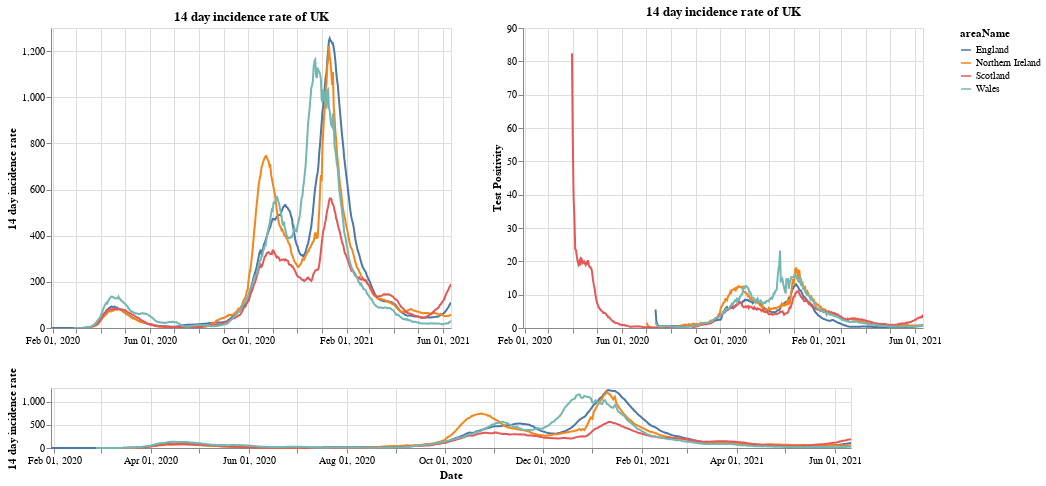

The notebook cell this image was saved under:
### Markdown cell above
# Plots

First a plot with each country in the UK. The top right shows the positivity rate for (which is the percentage of registered tests which were positive) while the top left is the 14 day incidence rate. The bottom chart can be used to select the timeframe (does not work on a mobile device).

### Code cell
#collapse
brush = alt.selection(type='interval', name='DateBrush',encodings=['x'],fields=['Time'])
leg_selection = alt.selection_multi(fields=['areaName'], bind='legend')

base = alt.Chart(uk_cases).mark_line().encode(
    x=alt.X("yearmonthdate(date):T", axis=alt.Axis(title='Date')),
    y=alt.Y("twoWeeklyCasesRate:Q", axis=alt.Axis(title='14 day incidence rate')),
    tooltip=['areaName', 'date','twoWeeklyCasesRate', 'testPositivity'],
    color='areaName',
    opacity=alt.condition(leg_selection, alt.value(2), alt.value(0.1))
).add_selection(leg_selection).properties(width=400)

upper = base.encode(alt.X('yearmonthdate(date):T', axis=alt.Axis(title=''),
                         scale=alt.Scale(domain=brush))
                   ).properties(title=f'14 day incidence rate of UK')
upper_right = upper.encode(alt.Y('testPositivity:Q', axis=alt.Axis(title='Test Positivity')))
lower = base.properties(height=60, width = 800).add_selection(brush)

(upper | upper_right) & lower

### Figure 1 — Vega-Lite specification as saved in the notebook (floating-point values rounded to 4 significant figures; data arrays with more than 128 entries replaced by an {"elided": "..."} marker saying what was removed)
{"config": {"view": {"continuousWidth": 400, "continuousHeight": 300}}, "vconcat": [{"hconcat": [{"mark": "line", "encoding": {"color": {"type": "nominal", "field": "areaName"}, "opacity": {"condition": {"value": 2, "selection": "selector001"}, "value": 0.1}, "tooltip": [{"type": "nominal", "field": "areaName"}, {"type": "temporal", "field": "date"}, {"type": "quantitative", "field": "twoWeeklyCasesRate"}, {"type": "quantitative", "field": "testPositivity"}], "x": {"type": "temporal", "axis": {"title": ""}, "field": "date", "scale": {"domain": {"selection": "DateBrush"}}, "timeUnit": "yearmonthdate"}, "y": {"type": "quantitative", "axis": {"title": "14 day incidence rate"}, "field": "twoWeeklyCasesRate"}}, "selection": {"selector001": {"type": "multi", "fields": ["areaName"], "bind": "legend"}}, "title": "14 day incidence rate of UK", "width": 400}, {"mark": "line", "encoding": {"color": {"type": "nominal", "field": "areaName"}, "opacity": {"condition": {"value": 2, "selection": "selector001"}, "value": 0.1}, "tooltip": [{"type": "nominal", "field": "areaName"}, {"type": "temporal", "field": "date"}, {"type": "quantitative", "field": "twoWeeklyCasesRate"}, {"type": "quantitative", "field": "testPositivity"}], "x": {"type": "temporal", "axis": {"title": ""}, "field": "date", "scale": {"domain": {"selection": "DateBrush"}}, "timeUnit": "yearmonthdate"}, "y": {"type": "quantitative", "axis": {"title": "Test Positivity"}, "field": "testPositivity"}}, "selection": {"selector001": {"type": "multi", "fields": ["areaName"], "bind": "legend"}}, "title": "14 day incidence rate of UK", "width": 400}]}, {"mark": "line", "encoding": {"color": {"type": "nominal", "field": "areaName"}, "opacity": {"condition": {"value": 2, "selection": "selector001"}, "value": 0.1}, "tooltip": [{"type": "nominal", "field": "areaName"}, {"type": "temporal", "field": "date"}, {"type": "quantitative", "field": "twoWeeklyCasesRate"}, {"type": "quantitative", "field": "testPositivity"}], "x": {"type": "temporal", "axis": {"title": "Date"}, "field": "date", "timeUnit": "yearmonthdate"}, "y": {"type": "quantitative", "axis": {"title": "14 day incidence rate"}, "field": "twoWeeklyCasesRate"}}, "height": 60, "selection": {"selector001": {"type": "multi", "fields": ["areaName"], "bind": "legend"}, "DateBrush": {"type": "interval", "encodings": ["x"], "fields": ["Time"]}}, "width": 800}], "data": {"name": "data-0bd4c44505164db1b5e9cafa132ec2d9"}, "$schema": "https://vega.github.io/schema/vega-lite/v4.8.1.json", "datasets": {"data-0bd4c44505164db1b5e9cafa132ec2d9": {"elided": "1904 records"}}}
